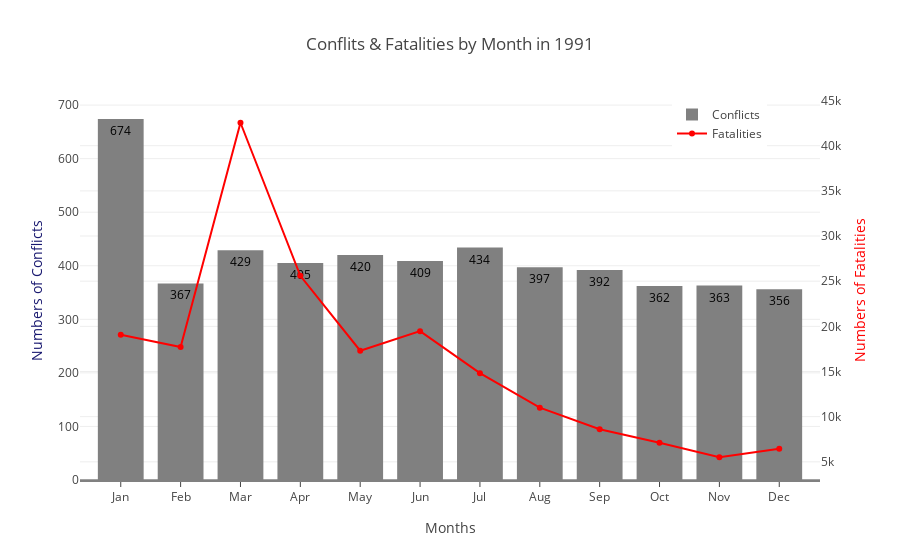

Here is the notebook cell this chart was saved with:
### Code cell
x=df_99_sort.index
y= df_99_sort.values
#Second Graph
x2=df_99_sort_2.index
y2= df_99_sort_2.values

trace1 = go.Bar(
    x=x,
    y=y,
    text = y,
    textposition = 'auto',
    textfont = {'size':12,'color':'black'},
    marker=dict(
    color='gray'
    ),
    orientation = 'v',
    name = 'Conflicts',
)
trace2 = go.Scatter(
    x=x2,
    y=y2,
    mode = 'lines+markers',
    marker=dict(
    color='red'),
    name = 'Fatalities',
    yaxis='y2'
)
data = [trace1, trace2]
layout = go.Layout(
    
    xaxis=dict(
        title = 'Months',
        linecolor='grey',
        linewidth=2,
        autotick=False,
        ticks='outside',
    ),
    
    yaxis=dict(
        title='Numbers of Conflicts',
        titlefont=dict(
            color='MidnightBlue')
    ),
    yaxis2=dict(
        title='Numbers of Fatalities',
        titlefont=dict(
            color='red'
        ),
        
    overlaying='y',
    side='right',
    ),
    barmode='group',
    bargap=0.15,
    bargroupgap=0.1,
    
    legend=dict(
        x=.8,
        y=1,
    ),
    title = 'Conflits & Fatalities by Month in 1991'
    )

fig = go.Figure(data=data, layout=layout)
py.iplot(fig)

### Figure 1 — Plotly figure (JSON) as saved in the notebook; plotly's stock layout.template omitted (floating-point values rounded to 4 significant figures)
{"data": [{"marker": {"color": "gray"}, "name": "Conflicts", "orientation": "v", "text": [674, 367, 429, 405, 420, 409, 434, 397, 392, 362, 363, 356], "textfont": {"color": "black", "size": 12}, "textposition": "auto", "type": "bar", "x": ["Jan", "Feb", "Mar", "Apr", "May", "Jun", "Jul", "Aug", "Sep", "Oct", "Nov", "Dec"], "y": [674, 367, 429, 405, 420, 409, 434, 397, 392, 362, 363, 356]}, {"marker": {"color": "red"}, "mode": "lines+markers", "name": "Fatalities", "type": "scatter", "x": ["Jan", "Feb", "Mar", "Apr", "May", "Jun", "Jul", "Aug", "Sep", "Oct", "Nov", "Dec"], "y": [19076, 17717, 42541, 25598, 17303, 19470, 14817, 10995, 8609, 7104, 5507, 6444], "yaxis": "y2"}], "layout": {"bargap": 0.15, "bargroupgap": 0.1, "barmode": "group", "legend": {"x": 0.8, "y": 1}, "title": "Conflits & Fatalities by Month in 1991", "xaxis": {"autotick": false, "linecolor": "grey", "linewidth": 2, "ticks": "outside", "title": "Months"}, "yaxis": {"title": "Numbers of Conflicts", "titlefont": {"color": "MidnightBlue"}}, "yaxis2": {"overlaying": "y", "side": "right", "title": "Numbers of Fatalities", "titlefont": {"color": "red"}}}}
